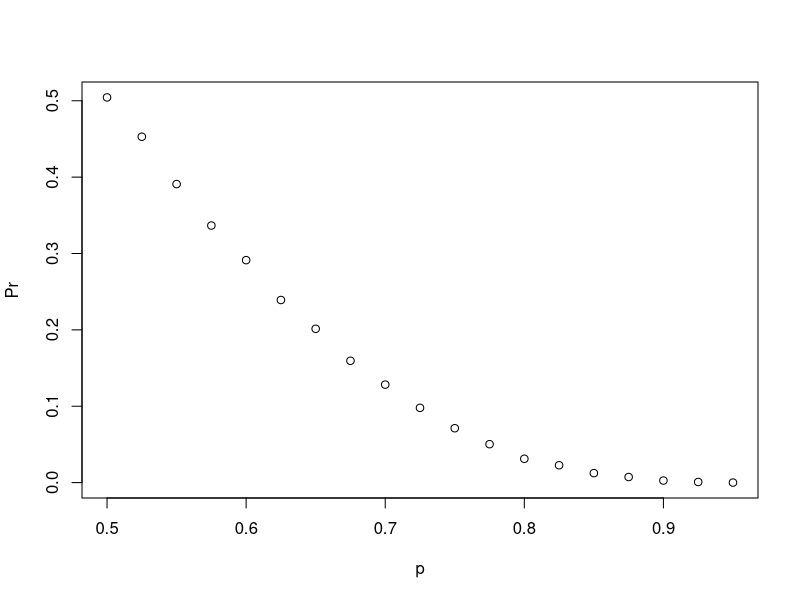
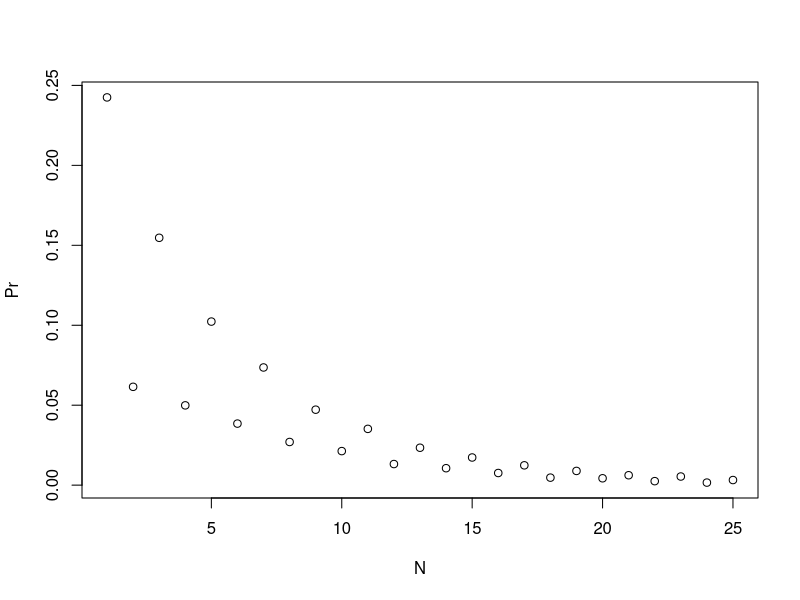

Recreate these plots in R, in order.

# Two teams, say the Cavs and the Warriors, are playing a seven game championship series. 
# The first to win four games wins the series. The teams are equally good, so they each have a 50-50 
# chance of winning each game.
# If the Cavs lose the first game, what is the probability that they win the series?


# Assign a variable 'n' as the number of remaining games.
n <- 6

# Assign a variable `outcomes` as a vector of possible game outcomes, where 0 indicates a loss and 1 indicates a win for the Cavs.
outcomes <- c( 0, 1 )

# Assign a variable `l` to a list of all possible outcomes in all remaining games. Use the `rep` function on `list(outcomes)` to create list of length `n`.
l <- rep( outcomes, length.out = n )

# Create a data frame named 'possibilities' that contains all combinations of possible outcomes for the remaining games.
possibilities <- expand.grid( outcomes, outcomes, outcomes, outcomes, outcomes, outcomes )

# Create a vector named 'results' that indicates whether each row in the data frame 'possibilities' contains enough wins for the Cavs to win the series.
results <- ifelse( rowSums( possibilities ) >= 4 ,1,2 )

# Calculate the proportion of 'results' in which the Cavs win the series. Print the outcome to the console.
mean( results == 1 )

# Confirm the results of the previous question with a Monte Carlo simulation to 
# estimate the probability of the Cavs winning the series after losing the first game.

# The variable `B` specifies the number of times we want the simulation to run. 
# Let's run the Monte Carlo simulation 10,000 times.
B <- 10000

# Use the `set.seed` function to make sure your answer matches the expected result after random sampling.
set.seed(1)

# Create an object called `results` that replicates for `B` iterations a simulated series 
# and determines whether that series contains at least four wins for the Cavs.
results <- replicate( B, {
  random_result <- sample( c(0,1),6,replace = TRUE )
  sum( random_result ) >= 4
})

# Calculate the frequency out of `B` iterations that the Cavs won at least four games 
# in the remainder of the series. Print your answer to the console.
mean( results )

# Two teams, A and B, are playing a seven series game series. 
# Team A is better than team B and has a p > 0.5 chance of winning each game.

# Let's assign the variable 'p' as the vector of probabilities that team A will win.
p <- seq(0.5, 0.95, 0.025)

# Given a value 'p', the probability of winning the series for the underdog team B 
# can be computed with the following function based on a Monte Carlo simulation:
prob_win <- function(p){
  B <- 10000
  result <- replicate(B, {
    b_win <- sample(c(1,0), 7, replace = TRUE, prob = c(1-p, p))
    sum(b_win)>=4
  })
  mean(result)
}

# Apply the 'prob_win' function across the vector of probabilities that team A will win to determine the probability that team B will win. Call this object 'Pr'.
Pr <- sapply( p, FUN = prob_win )


# Plot the probability 'p' on the x-axis and 'Pr' on the y-axis.
plot( x = p , y= Pr)


# Repeat the previous exercise, but now keep the probability that team A wins 
# fixed at p <- 0.75 and compute the probability for different series lengths. 
# For example, wins in best of 1 game, 3 games, 5 games, and so on through a series that lasts 25 games.

# Given a value 'p', the probability of winning the series for the underdog team B can be computed with the following function based on a Monte Carlo simulation:
prob_win <- function(N, p=0.75){
  B <- 10000
  result <- replicate(B, {
    b_win <- sample(c(1,0), N, replace = TRUE, prob = c(1-p, p))
    sum(b_win)>=(N+1)/2
  })
  mean(result)
}

# Assign the variable 'N' as the vector of series lengths. Use only odd numbers ranging from 1 to 25 games.
N <- seq(1,25,1)

# Apply the 'prob_win' function across the vector of series lengths to determine the probability that team B will win. Call this object `Pr`.
Pr <- sapply( N,FUN = prob_win )

# Plot the number of games in the series 'N' on the x-axis and 'Pr' on the y-axis.
plot( x = N , y = Pr)

